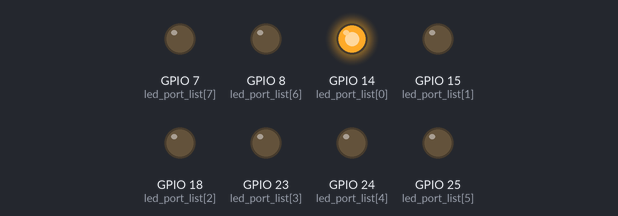
A program run on a simulated Raspberry Pi (BCM pin numbers). On the bench: output pins drawn as LEDs (lit = HIGH).

Above: at 0.05 s.
At 0.35 s:
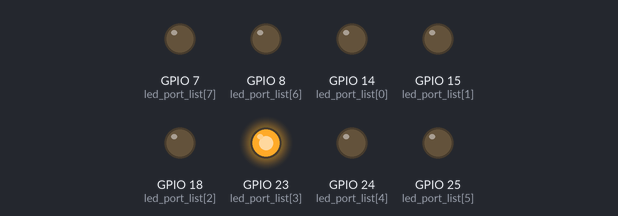
At 0.75 s:
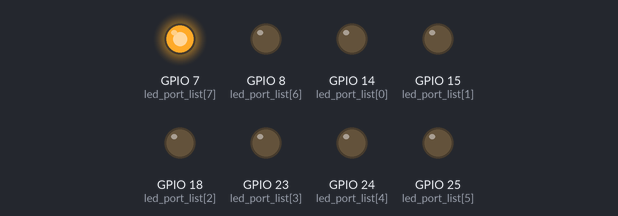
At 1.45 s:
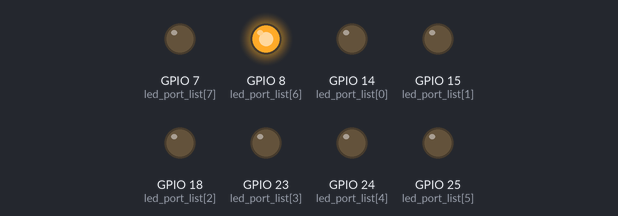
At 2.15 s:
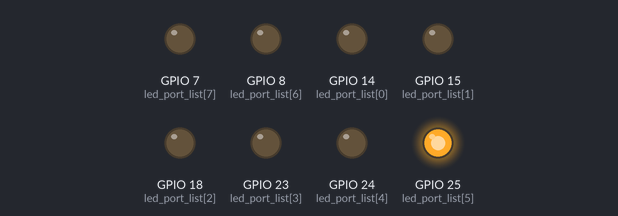
At 2.85 s:
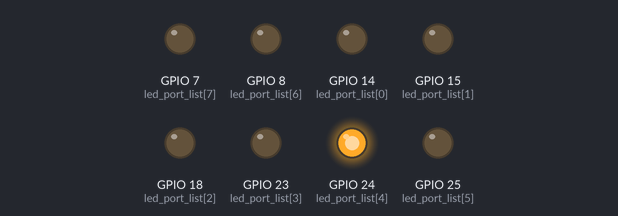
Timing chart, 0 to 3.1 s (numbered marks = the images above):
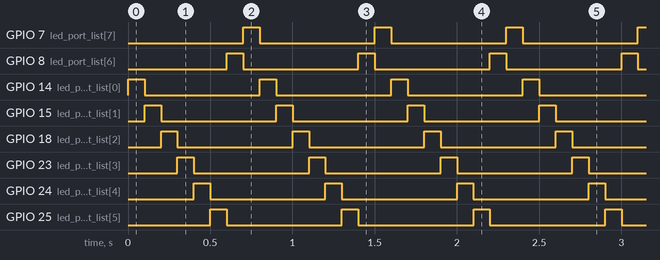

Measured:
- by itself, GPIO 7 (led_port_list[7]), GPIO 8 (led_port_list[6]), GPIO 14 (led_port_list[0]), GPIO 15 (led_port_list[1]), GPIO 18 (led_port_list[2]), GPIO 23 (led_port_list[3]), GPIO 24 (led_port_list[4]), GPIO 25 (led_port_list[5]): alternates HIGH for 0.10 s and LOW for 0.70 s
- by itself, everything shown: repeats every 0.80 s, in 8 steps

The program:

Led.py
```python
import RPi.GPIO as gpio
import time


led_port_list = [14,15,18,23,24,25,8,7]

def led_init():
    gpio.setmode(gpio.BCM)
    for port in led_port_list:
        gpio.setup(port,gpio.OUT,initial=gpio.LOW)


def led_start():
    while True:
        for port in led_port_list:
            gpio.output(port,True)
            time.sleep(0.1) #sleep
            gpio.output(port,False)

if __name__== '__main__':
    led_init()
    led_start()
```
